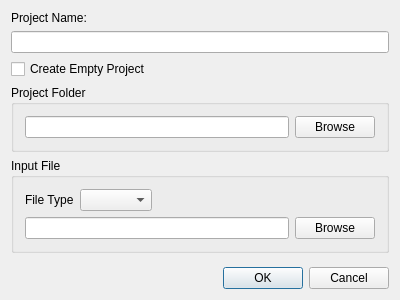
<?xml version="1.0" encoding="UTF-8"?>
<ui version="4.0">
 <class>NewProjectDialogClass</class>
 <widget class="QDialog" name="NewProjectDialogClass">
  <property name="geometry">
   <rect>
    <x>0</x>
    <y>0</y>
    <width>400</width>
    <height>300</height>
   </rect>
  </property>
  <property name="windowTitle">
   <string>NewProjectDialog</string>
  </property>
  <layout class="QVBoxLayout" name="verticalLayout">
   <item>
    <widget class="QLabel" name="labelProjectName">
     <property name="text">
      <string>Project Name:</string>
     </property>
    </widget>
   </item>
   <item>
    <widget class="QLineEdit" name="lineEditProjectName"/>
   </item>
   <item>
    <widget class="QCheckBox" name="boxEmptyProject">
     <property name="text">
      <string>Create Empty Project</string>
     </property>
    </widget>
   </item>
   <item>
    <widget class="QGroupBox" name="boxProjectFolder">
     <property name="title">
      <string>Project Folder</string>
     </property>
     <layout class="QHBoxLayout" name="horizontalLayout_2">
      <item>
       <widget class="QLineEdit" name="lineEditProjectFolder"/>
      </item>
      <item>
       <widget class="QPushButton" name="buttonProjectFolder">
        <property name="text">
         <string>Browse</string>
        </property>
       </widget>
      </item>
     </layout>
    </widget>
   </item>
   <item>
    <widget class="QGroupBox" name="boxInputFile">
     <property name="title">
      <string>Input File</string>
     </property>
     <layout class="QVBoxLayout" name="verticalLayout_3">
      <item>
       <layout class="QHBoxLayout" name="layoutFileType" stretch="0,0,0">
        <item>
         <widget class="QLabel" name="labelFileType">
          <property name="text">
           <string>File Type</string>
          </property>
         </widget>
        </item>
        <item>
         <widget class="QComboBox" name="boxFileType"/>
        </item>
        <item>
         <spacer name="spacerFileType">
          <property name="orientation">
           <enum>Qt::Horizontal</enum>
          </property>
          <property name="sizeHint" stdset="0">
           <size>
            <width>40</width>
            <height>20</height>
           </size>
          </property>
         </spacer>
        </item>
       </layout>
      </item>
      <item>
       <layout class="QHBoxLayout" name="layoutInputFile">
        <item>
         <widget class="QLineEdit" name="lineEditInputFile"/>
        </item>
        <item>
         <widget class="QPushButton" name="buttonInputFileName">
          <property name="text">
           <string>Browse</string>
          </property>
         </widget>
        </item>
       </layout>
      </item>
     </layout>
    </widget>
   </item>
   <item>
    <spacer name="spacerDialog">
     <property name="orientation">
      <enum>Qt::Vertical</enum>
     </property>
     <property name="sizeHint" stdset="0">
      <size>
       <width>20</width>
       <height>40</height>
      </size>
     </property>
    </spacer>
   </item>
   <item>
    <widget class="QDialogButtonBox" name="buttonsDialog">
     <property name="standardButtons">
      <set>QDialogButtonBox::Cancel|QDialogButtonBox::Ok</set>
     </property>
    </widget>
   </item>
  </layout>
 </widget>
 <layoutdefault spacing="6" margin="11"/>
 <resources/>
 <connections>
  <connection>
   <sender>boxEmptyProject</sender>
   <signal>toggled(bool)</signal>
   <receiver>boxInputFile</receiver>
   <slot>setDisabled(bool)</slot>
   <hints>
    <hint type="sourcelabel">
     <x>19</x>
     <y>20</y>
    </hint>
    <hint type="destinationlabel">
     <x>51</x>
     <y>43</y>
    </hint>
   </hints>
  </connection>
  <connection>
   <sender>buttonsDialog</sender>
   <signal>accepted()</signal>
   <receiver>NewProjectDialogClass</receiver>
   <slot>accept()</slot>
   <hints>
    <hint type="sourcelabel">
     <x>280</x>
     <y>279</y>
    </hint>
    <hint type="destinationlabel">
     <x>323</x>
     <y>299</y>
    </hint>
   </hints>
  </connection>
  <connection>
   <sender>buttonsDialog</sender>
   <signal>rejected()</signal>
   <receiver>NewProjectDialogClass</receiver>
   <slot>reject()</slot>
   <hints>
    <hint type="sourcelabel">
     <x>349</x>
     <y>277</y>
    </hint>
    <hint type="destinationlabel">
     <x>389</x>
     <y>300</y>
    </hint>
   </hints>
  </connection>
 </connections>
</ui>
